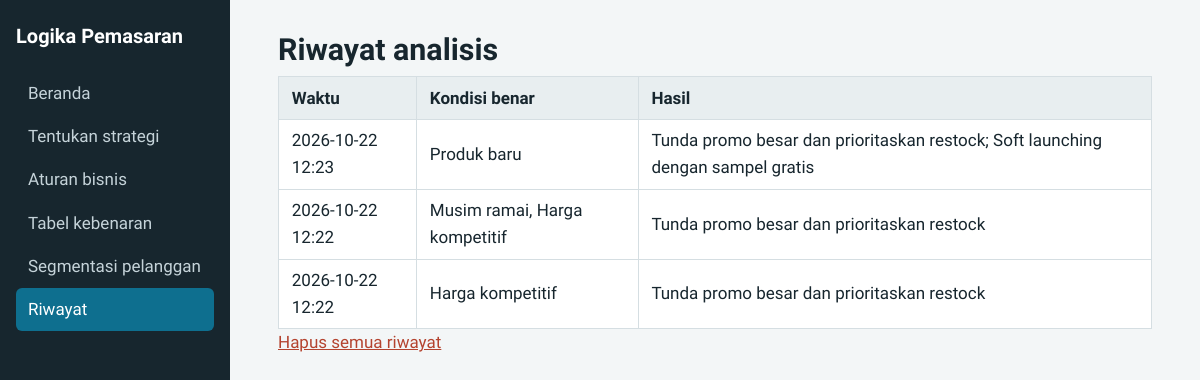
/riwayat, run on the app's committed database.
### tables this page shows
CREATE TABLE history (
                id INTEGER PRIMARY KEY AUTOINCREMENT,
                created_at TEXT NOT NULL, facts TEXT NOT NULL, outcome TEXT NOT NULL);

### app.py (the view)
@app.route("/riwayat")
def riwayat():
    return render_template("riwayat.html", items=db.get_history())

### database.py (called while the page is built)
def connect():
    conn = sqlite3.connect(DB_PATH)
    conn.row_factory = sqlite3.Row
    return conn

def get_history(limit=50):
    with connect() as db:
        rows = db.execute("SELECT * FROM history ORDER BY id DESC LIMIT ?", (limit,)).fetchall()
    return [{"id": r["id"], "created_at": r["created_at"],
            "facts": json.loads(r["facts"]), "outcome": json.loads(r["outcome"])} for r in rows]

### logic/rules.py (called while the page is built)
def label(name):
    return name.replace("_", " ").capitalize()

### templates/riwayat.html (shortened to what this page needs)
{% extends "base.html" %}
{% from "_macros.html" import bit %}
{% block content %}
<h1>Riwayat analisis</h1>
{% if items %}
<div class="scroll">
<table class="data">
  <thead><tr><th>Waktu</th><th>Kondisi benar</th><th>Hasil</th></tr></thead>
  <tbody>
  {% for it in items %}
    <tr><td>{{ it.created_at }}</td>
      <td>{% for k, v in it.facts.items() if v %}{{ label(k) }}{% if not loop.last %}, {% endif %}{% else %}-{% endfor %}</td>
      <td>{% for o in it.outcome %}{{ o.strategy }}{% if not loop.last %}; {% endif %}{% else %}-{% endfor %}</td></tr>
  {% endfor %}
  </tbody>
</table>
</div>
<form method="post" action="{{ url_for('hapus_riwayat') }}"><button class="link" type="submit">Hapus semua riwayat</button></form>
{% else %}
<p>Belum ada riwayat. Jalankan analisis di halaman <a href="{{ url_for('strategi') }}">Tentukan strategi</a>.</p>
{% endif %}
{% endblock %}

### static/css/style.css (style rules this page uses)
:root { --bg:#F3F6F7;--panel:#fff;--ink:#17262E;--muted:#55666E;--line:#D5DEE2;--accent:#0E6F8F; --true:#2F7D57;--false:#B4432F;--warn:#8A5A00;--warnbg:#FFF4DC }
* { box-sizing:border-box }
body { margin:0;display:grid;grid-template-columns:230px 1fr;min-height:100vh;background:var(--bg);color:var(--ink); font:17px/1.6 "Source Sans 3",system-ui,sans-serif }
h1,h2,.brand { font-family:"Bricolage Grotesque",system-ui,sans-serif;line-height:1.2 }
h1 { font-size:1.9rem;max-width:30ch;margin:0 0 .5rem }
.link { background:none;border:0;color:var(--false);cursor:pointer;font:inherit;padding:0;text-decoration:underline }
.scroll { overflow-x:auto }
table { border-collapse:collapse;background:var(--panel) }
th,td { border:1px solid var(--line);padding:.45rem .8rem;text-align:left }
th { background:#E8EEF0 }

### data on the page
history: created_at "2026-10-22 12:23", label "Produk baru", strategy "Tunda promo besar dan prioritaskan restock" "Soft launching dengan sampel gratis"
history: created_at "2026-10-22 12:22", label "Musim ramai" "Harga kompetitif", strategy "Tunda promo besar dan prioritaskan restock"
history: created_at "2026-10-22 12:22", label "Harga kompetitif", strategy "Tunda promo besar dan prioritaskan restock"

### other printed values
{{ text }} "Beranda" "Tentukan strategi" "Aturan bisnis" "Tabel kebenaran" "Segmentasi pelanggan" "Riwayat"
